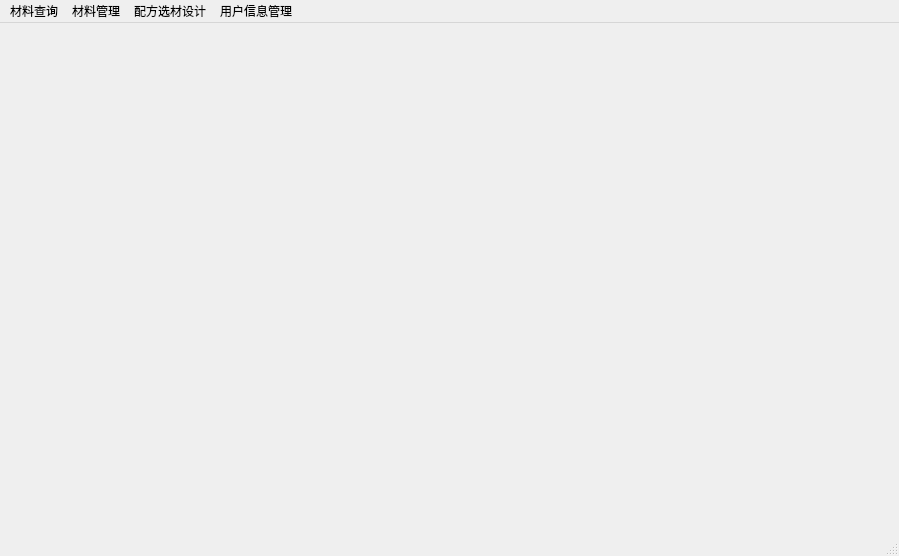
<?xml version="1.0" encoding="UTF-8"?>
<ui version="4.0">
 <class>MainWindow</class>
 <widget class="QMainWindow" name="MainWindow">
  <property name="geometry">
   <rect>
    <x>0</x>
    <y>0</y>
    <width>899</width>
    <height>556</height>
   </rect>
  </property>
  <property name="windowTitle">
   <string>防漏堵漏材料数据库管理系统</string>
  </property>
  <widget class="QWidget" name="centralwidget">
   <property name="styleSheet">
    <string notr="true">border-image:url(:/T1/images/main.jpg)</string>
   </property>
  </widget>
  <widget class="QMenuBar" name="menubar">
   <property name="geometry">
    <rect>
     <x>0</x>
     <y>0</y>
     <width>899</width>
     <height>34</height>
    </rect>
   </property>
   <widget class="QMenu" name="menu">
    <property name="title">
     <string>材料查询</string>
    </property>
    <widget class="QMenu" name="menu_7">
     <property name="title">
      <string>按力学性质</string>
     </property>
     <addaction name="actionfric_3"/>
     <addaction name="actioncompress_3"/>
     <addaction name="actionabrasion_3"/>
    </widget>
    <widget class="QMenu" name="menu_5">
     <property name="title">
      <string>按几何性质</string>
     </property>
     <addaction name="actionphysicshape_3"/>
     <addaction name="actionsph_3"/>
    </widget>
    <widget class="QMenu" name="menu_6">
     <property name="title">
      <string>按化学性质</string>
     </property>
     <addaction name="actionacid_3"/>
     <addaction name="actiontemper_3"/>
    </widget>
    <addaction name="actionbasicinfo"/>
    <addaction name="menu_5"/>
    <addaction name="menu_7"/>
    <addaction name="menu_6"/>
   </widget>
   <widget class="QMenu" name="menu_2">
    <property name="title">
     <string>材料管理</string>
    </property>
    <addaction name="actionbasicinfo_2"/>
    <addaction name="actionphysicshape_2"/>
    <addaction name="actionsph_2"/>
    <addaction name="actionacid_2"/>
    <addaction name="actionfric_2"/>
    <addaction name="actioncompress_2"/>
    <addaction name="actionabrasion_2"/>
    <addaction name="actiontemper_2"/>
   </widget>
   <widget class="QMenu" name="menu_3">
    <property name="title">
     <string>配方选材设计</string>
    </property>
    <addaction name="actiondesign_jq"/>
    <addaction name="actiondesign_lj"/>
    <addaction name="actiondesign_tc"/>
   </widget>
   <widget class="QMenu" name="menu_4">
    <property name="title">
     <string>用户信息管理</string>
    </property>
    <addaction name="actionuserinfo"/>
    <addaction name="actionadmin"/>
    <addaction name="actionexit"/>
   </widget>
   <addaction name="menu"/>
   <addaction name="menu_2"/>
   <addaction name="menu_3"/>
   <addaction name="menu_4"/>
  </widget>
  <widget class="QStatusBar" name="statusbar"/>
  <action name="actionbasicinfo">
   <property name="text">
    <string>按基本信息</string>
   </property>
  </action>
  <action name="actionphysicshape">
   <property name="text">
    <string>按物理形状</string>
   </property>
  </action>
  <action name="actionsph">
   <property name="text">
    <string>按圆球度</string>
   </property>
   <property name="iconText">
    <string>按圆球度</string>
   </property>
  </action>
  <action name="actionacid">
   <property name="text">
    <string>按酸溶率</string>
   </property>
  </action>
  <action name="actionfric">
   <property name="text">
    <string>按摩擦系数</string>
   </property>
  </action>
  <action name="actioncompress">
   <property name="text">
    <string>按抗压能力</string>
   </property>
  </action>
  <action name="actionabrasion">
   <property name="text">
    <string>按摩蚀能力</string>
   </property>
  </action>
  <action name="actiontemper">
   <property name="text">
    <string>按抗高温能力</string>
   </property>
  </action>
  <action name="actionbasicinfo_2">
   <property name="text">
    <string>管理基本信息</string>
   </property>
  </action>
  <action name="actionphysicshape_2">
   <property name="text">
    <string>管理物理形状</string>
   </property>
  </action>
  <action name="actionsph_2">
   <property name="text">
    <string>管理圆球度</string>
   </property>
  </action>
  <action name="actionacid_2">
   <property name="text">
    <string>管理酸溶率</string>
   </property>
  </action>
  <action name="actionfric_2">
   <property name="text">
    <string>管理摩擦系数</string>
   </property>
  </action>
  <action name="actioncompress_2">
   <property name="text">
    <string>管理抗压能力</string>
   </property>
  </action>
  <action name="actionabrasion_2">
   <property name="text">
    <string>管理抗摩蚀能力</string>
   </property>
  </action>
  <action name="actiontemper_2">
   <property name="text">
    <string>管理抗高温老化性质</string>
   </property>
  </action>
  <action name="actionuserinfo">
   <property name="text">
    <string>用户信息</string>
   </property>
  </action>
  <action name="actionexit">
   <property name="text">
    <string>退出系统</string>
   </property>
  </action>
  <action name="actionphysicshape_3">
   <property name="text">
    <string>按物理形状</string>
   </property>
  </action>
  <action name="actionsph_3">
   <property name="text">
    <string>按圆球度</string>
   </property>
  </action>
  <action name="actionacid_3">
   <property name="text">
    <string>按酸溶率</string>
   </property>
  </action>
  <action name="actionfric_3">
   <property name="text">
    <string>按摩擦系数</string>
   </property>
   <property name="toolTip">
    <string>按摩擦系数</string>
   </property>
  </action>
  <action name="actioncompress_3">
   <property name="text">
    <string>按抗压能力</string>
   </property>
  </action>
  <action name="actionabrasion_3">
   <property name="text">
    <string>按抗磨蚀能力</string>
   </property>
  </action>
  <action name="actiontemper_3">
   <property name="text">
    <string>按抗高温能力</string>
   </property>
  </action>
  <action name="actionadmin">
   <property name="text">
    <string>管理员信息</string>
   </property>
  </action>
  <action name="actiondesign_jq">
   <property name="text">
    <string>架桥</string>
   </property>
  </action>
  <action name="actiondesign_lj">
   <property name="text">
    <string>拉筋</string>
   </property>
  </action>
  <action name="actiondesign_tc">
   <property name="text">
    <string>填充</string>
   </property>
  </action>
 </widget>
 <resources>
  <include location="../imagess.qrc"/>
 </resources>
 <connections/>
</ui>
